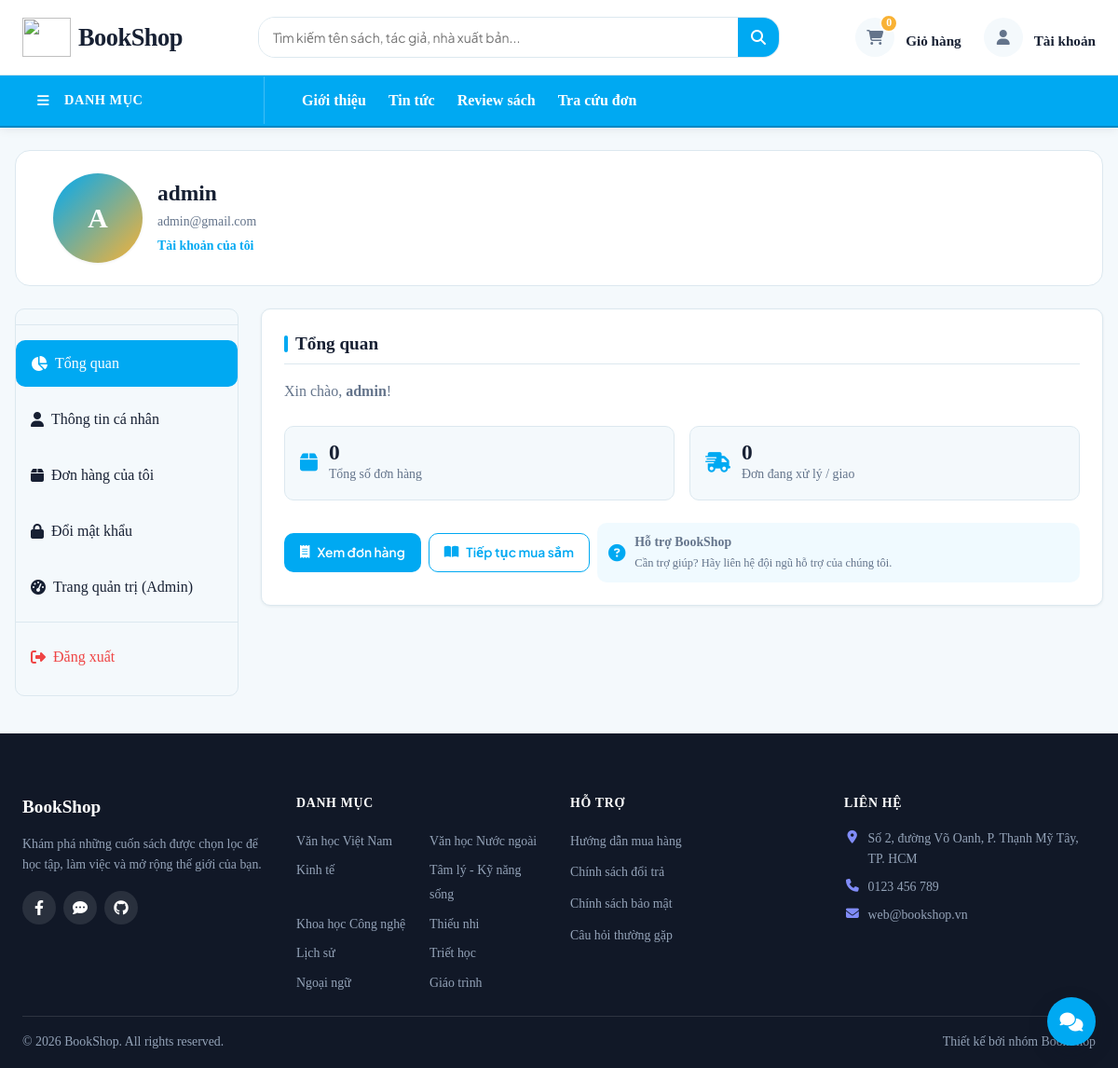
/auth/pages/profile.php (signed in), run on the app's committed database.
### tables this page shows
CREATE TABLE `user` (
  `CustomerID` int NOT NULL AUTO_INCREMENT,
  `RoleID` int DEFAULT NULL,
  `LastName` varchar(50) NOT NULL,
  `FirstName` varchar(50) NOT NULL,
  `Email` varchar(100) NOT NULL,
  `Password` varchar(255) NOT NULL,
  `Phone` varchar(20) DEFAULT NULL,
  `Address` text,
  `CreatedDate` datetime DEFAULT CURRENT_TIMESTAMP,
  `username` varchar(100) DEFAULT NULL,
  `ResetToken` varchar(10) DEFAULT NULL,
  `ResetTokenExpires` datetime DEFAULT NULL,
  PRIMARY KEY (`CustomerID`),
  UNIQUE KEY `Email` (`Email`),
  KEY `fk_user_role` (`RoleID`),
  CONSTRAINT `fk_user_role` FOREIGN KEY (`RoleID`) REFERENCES `role` (`RoleID`) ON DELETE SET NULL
);

CREATE TABLE `category` (
  `CategoryID` int NOT NULL AUTO_INCREMENT,
  `CategoryName` varchar(100) NOT NULL,
  `Description` text,
  PRIMARY KEY (`CategoryID`)
);

### auth/controller/profilecontroller.php (called while the page is built, shortened)
<?php
require_once __DIR__ . '/../models/Customer.php';
class ProfileController
{
    private $customerModel;
    public function __construct()
    {
        $this->customerModel = new Customer();
    }
    public function getUserProfile(int $userId): ?array
    {
        return $this->customerModel->getUserProfile($userId);
    }
}

### auth/models/Customer.php (called while the page is built, shortened)
<?php
class Customer
{
    private $conn;
    private $table = 'user';
    public function __construct()
    {
        $this->conn = $GLOBALS['conn'];
    }
    private function getRoleName(int $roleId): string
    {
        $roles = [
            1 => 'admin',
            2 => 'customer'
        ];
        return $roles[$roleId] ?? 'customer';
    }
    private function mapRowToUser(array $row): array
    {
        $fullName = trim(($row['LastName'] ?? '') . ' ' . ($row['FirstName'] ?? ''));
        return [
            'id' => (int) $row['CustomerID'],
            'username' => $row['username'] ?? $row['Email'] ?? '',
            'email' => $row['Email'],
            'password' => $row['Password'] ?? '',
            'full_name' => $fullName,
            'phone' => $row['Phone'] ?? '',
            'address' => $row['Address'] ?? '',
            'role' => $this->getRoleName((int) ($row['RoleID'] ?? 2)),
            'role_id' => (int) ($row['RoleID'] ?? 2),
            'created_at' => $row['CreatedDate'] ?? null
        ];
    }
    public function findById(int $id): ?array
    {
        $sql = "SELECT CustomerID, RoleID, LastName, FirstName, Email, username, Phone, Address, CreatedDate
                FROM {$this->table}
                WHERE CustomerID = ?
                LIMIT 1";
        $stmt = $this->conn->prepare($sql);
        $stmt->bind_param('i', $id);
        $stmt->execute();
        $result = $stmt->get_result();
        if ($result->num_rows > 0) {
            return $this->mapRowToUser($result->fetch_assoc());
        }
        return null;
    }
    public function getUserProfile(int $id): ?array
    {
        return $this->findById($id);
    }
}

### config/db.php (called while the page is built, shortened)
<?php
$host = env('DB_HOST');
$username = env('DB_USER');
$password = env('DB_PASS');
$dbname = env('DB_NAME');
$conn = new mysqli($host, $username, $password, $dbname);
$conn->set_charset("utf8mb4");
if (!function_exists('url')) {
    function url($path = '')
    {
        return '/BookShop/' . ltrim($path, '/');
    }
}
if (!defined('AUTH_SESSION_RESTORED')) {
    require_once __DIR__ . '/../auth/models/Customer.php';
}
?>

### auth/pages/profile.php (the view, shortened to what this page needs)
<?php
require_once '../../config/db.php';
require_once '../../auth/controller/profilecontroller.php';
$sessionUser = $_SESSION['user'] ?? $_SESSION['admin'] ?? null;
$userId = $sessionUser['id'];
$profileController = new ProfileController();
$userData = $profileController->getUserProfile($userId);
$overviewStats = ['total_orders' => 0, 'active_orders' => 0];
$overviewStmt = $conn->prepare("SELECT COUNT(*) AS total_orders, SUM(CASE WHEN OrderStatus IN ('Pending', 'Processing', 'Shipped') THEN 1 ELSE 0 END) AS active_orders FROM `order` WHERE CustomerID = ?");
if ($overviewStmt) {
    $overviewStmt->bind_param('i', $userId);
    $overviewStmt->execute();
    $overviewStats = array_merge($overviewStats, $overviewStmt->get_result()->fetch_assoc() ?: []);
}
include '../../includes/header.php';
?>
<main class="profile-page">
    <div class="profile-page-container">
        <header class="profile-header">
            <div class="profile-avatar-container">
                <div class="profile-avatar-large">
                    <?php echo strtoupper(substr($userData['full_name'] ?? 'U', 0, 1)); ?>
                </div>
            </div>
            <div class="profile-user-info">
                <h1><?php echo htmlspecialchars($userData['full_name'] ?? 'User'); ?></h1>
                <p><?php echo htmlspecialchars($userData['email'] ?? ''); ?></p>
                <span class="profile-user-subtitle">Tài khoản của tôi</span>
            </div>
        </header>
        <div class="profile-layout">
            <aside class="card profile-sidebar">
                <ul class="profile-nav-menu">
                    <li class="profile-nav-item active" data-profile-tab="overview">
                        <a href="#profile-overview"><i class="fa-solid fa-chart-pie" aria-hidden="true"></i> Tổng quan</a>
                    </li>
                    <li class="profile-nav-item" data-profile-tab="personal">
                        <a href="#profile-personal">
                            <i class="fa-solid fa-user" aria-hidden="true"></i>
                            Thông tin cá nhân
                        </a>
                    </li>
                    <li class="profile-nav-item">
                        <a href="/BookShop/cart/history.php">
                            <i class="fa-solid fa-box" aria-hidden="true"></i>
                            Đơn hàng của tôi
                        </a>
                    </li>
                    <li class="profile-nav-item" data-profile-tab="password">
                        <a href="#profile-password"><i class="fa-solid fa-lock" aria-hidden="true"></i> Đổi mật khẩu</a>
                    </li>
                    <?php if (strtolower($sessionUser['role'] ?? '') === 'admin'): ?>
                    <li class="profile-nav-item">
                        <a href="/BookShop/admin/index.php">
                            <i class="fa-solid fa-gauge-high" aria-hidden="true"></i>
                            Trang quản trị (Admin)
                        </a>
                    </li>
                    <?php endif; ?>
                    <li class="profile-nav-item logout">
                        <a href="#"
                            onclick="event.preventDefault(); document.getElementById('logout-form-profile').submit();">
                            <i class="fa-solid fa-right-from-bracket" aria-hidden="true"></i>
                            Đăng xuất
                        </a>
                    </li>
                </ul>
            </aside>
            <div class="profile-content-area">
                <section class="card profile-card profile-overview" id="profile-overview" data-profile-section="overview">
                    <h2 class="profile-card-title">Tổng quan</h2>
                    <p class="profile-overview-greeting">Xin chào, <strong><?php echo htmlspecialchars($userData['full_name'] ?? 'bạn'); ?></strong>!</p>
                    <div class="profile-overview-grid">
                        <div class="profile-summary-card"><i class="fa-solid fa-box" aria-hidden="true"></i><strong><?php echo (int) ($overviewStats['total_orders'] ?? 0); ?></strong><span>Tổng số đơn hàng</span></div>
                        <div class="profile-summary-card"><i class="fa-solid fa-truck-fast" aria-hidden="true"></i><strong><?php echo (int) ($overviewStats['active_orders'] ?? 0); ?></strong><span>Đơn đang xử lý / giao</span></div>
                    </div>
                    <div class="profile-quick-actions">
                        <a class="btn btn--primary" href="/BookShop/cart/history.php"><i class="fa-solid fa-receipt" aria-hidden="true"></i> Xem đơn hàng</a>
                        <a class="btn btn--outline" href="/BookShop/trangchu/index.php"><i class="fa-solid fa-book-open" aria-hidden="true"></i> Tiếp tục mua sắm</a>
                        <div class="profile-support-note"><i class="fa-solid fa-circle-question" aria-hidden="true"></i><span><strong>Hỗ trợ BookShop</strong><small>Cần trợ giúp? Hãy liên hệ đội ngũ hỗ trợ của chúng tôi.</small></span></div>
                    </div>
                </section>
            </div>
        </div>
    </div>
</main>
<?php include '../../includes/footer.php'; ?>

### includes/footer.php (shortened to what this page needs)
<?php
$footer_categories = [];
if (isset($global_categories) && is_array($global_categories)) {
    $footer_categories = $global_categories;
}
?>
<footer class="footer">
    <div class="footer__grid">
        <div>
            <div class="footer__brand">BookShop</div>
            <p class="footer__desc">Khám phá những cuốn sách được chọn lọc để học tập, làm việc và mở rộng thế giới của bạn.
            </p>
            <div class="footer__social">
                <a href="#" class="footer__social-link" aria-label="Facebook chưa cấu hình liên kết">
                    <i class="fa-brands fa-facebook-f" aria-hidden="true"></i>
                </a>
                <a href="#" class="footer__social-link" aria-label="Zalo chưa cấu hình liên kết">
                    <i class="fa-solid fa-comment-dots" aria-hidden="true"></i>
                </a>
                <a href="#" class="footer__social-link" aria-label="GitHub chưa cấu hình liên kết">
                    <i class="fa-brands fa-github" aria-hidden="true"></i>
                </a>
            </div>
        </div>
        <div>
            <div class="footer__title">Danh mục</div>
            <ul class="footer__links footer__category-links">
                <?php foreach ($footer_categories as $category): ?>
                    <li>
                        <a href="<?= url('trangchu/category.php?id=' . (int) $category['CategoryID']) ?>" class="footer__link">
                            <?= htmlspecialchars($category['CategoryName']) ?>
                        </a>
                    </li>
                <?php endforeach; ?>
            </ul>
        </div>
        <div>
            <div class="footer__title">Hỗ trợ</div>
            <ul class="footer__links">
                <li><a href="#" class="footer__link">Hướng dẫn mua hàng</a></li>
                <li><a href="#" class="footer__link">Chính sách đổi trả</a></li>
                <li><a href="#" class="footer__link">Chính sách bảo mật</a></li>
                <li><a href="#" class="footer__link">Câu hỏi thường gặp</a></li>
            </ul>
        </div>
        <div>
            <div class="footer__title">Liên hệ</div>
            <ul class="footer__contact-list">
                <li class="footer__contact-item">
                    <i class="fa-solid fa-location-dot footer__contact-icon" aria-hidden="true"></i>
                    <span>Số 2, đường Võ Oanh, P. Thạnh Mỹ Tây, TP. HCM</span>
                </li>
                <li class="footer__contact-item">
                    <i class="fa-solid fa-phone footer__contact-icon" aria-hidden="true"></i>
                    <a class="footer__contact-link" href="tel:0909123456">0123 456 789</a>
                </li>
                <li class="footer__contact-item">
                    <i class="fa-solid fa-envelope footer__contact-icon" aria-hidden="true"></i>
                    <a class="footer__contact-link" href="mailto:hello@bookshop.vn">web@bookshop.vn</a>
                </li>
            </ul>
        </div>
    </div>
    <div class="footer__bottom">
        <span>© <?= date('Y') ?> BookShop. All rights reserved.</span>
        <span>Thiết kế bởi nhóm BookShop</span>
    </div>
</footer><div class="bookshop-chatbot" data-chatbot><button type="button" class="bookshop-chatbot__toggle" data-chatbot-toggle aria-expanded="false" aria-controls="bookshop-chatbot-panel" aria-label="Mở hỗ trợ BookShop"><i class="fa-solid fa-comments" aria-hidden="true"></i></button></div>

### assets/css/variables.css (style rules this page uses)
:root { --navbar-bg: #ffffff; --navbar-text: #172033; --navbar-muted: #64748b; --navbar-border: #dce8ef; --navbar-icon-bg: #f4f9fc; --navbar-focus: rgb(0, 169, 242); --navbar-hover: rgb(0, 135, 195); --footer-bg: #111827; --footer-text: #cbd5e1; --footer-muted: #94a3b8; --footer-border: rgba(255, 255, 255, 0.12); --footer-link-hover: #818cf8; --color-primary-dark: #172033; --color-primary: rgb(0, 169, 242); --color-primary-hover: rgb(0, 135, 195); --color-secondary: #f9b234; --color-accent: rgb(0, 169, 242); --color-accent-dark: rgb(0, 135, 195); --color-background: #f4f9fc; --color-surface: #ffffff; --color-border: #dce8ef; --color-text: #172033; --color-text-light: #64748b; --color-success: #10b981; --color-error: #ef4444; --color-warning: #f59e0b; --color-info: rgb(0, 169, 242); --font-family-base: 'Plus Jakarta Sans', 'Segoe UI', Roboto, Helvetica, Arial, sans-serif; --font-size-base: 16px; --font-size-xxs: 0.733rem; --font-size-sm: 0.866rem; --font-size-md: 1rem; --font-size-lg: 1.2rem; --font-size-xl: 1.466rem; --font-size-xxl: 1.866rem; --font-size-3xl: 2.4rem; --font-weight-normal: 400; --font-weight-medium: 500; --font-weight-bold: 600; --font-weight-extra-bold: 700; --line-height-base: 1.6; --spacing-xxs: 2px; --spacing-xs: 4px; --spacing-sm: 8px; --spacing-md: 16px; --spacing-lg: 24px; --spacing-xl: 40px; --spacing-xxl: 64px; --border-radius-sm: 6px; --border-radius: 10px; --border-radius-lg: 16px; --border-width: 1px; --box-shadow-sm: 0 1px 3px rgba(44, 62, 80, 0.08); --box-shadow-md: 0 4px 12px rgba(44, 62, 80, 0.12); --box-shadow-lg: 0 8px 24px rgba(44, 62, 80, 0.16); --transition-fast: 0.15s cubic-bezier(0.4, 0, 0.2, 1); --transition-base: 0.3s cubic-bezier(0.4, 0, 0.2, 1); --transition-slow: 0.5s cubic-bezier(0.4, 0, 0.2, 1); }
html, body { margin: 0; padding: 0; color: var(--color-text); background-color: var(--color-background); font-family: var(--font-family-base); font-size: var(--font-size-base); font-weight: var(--font-weight-normal); line-height: var(--line-height-base); }
button, input, select, textarea { font: inherit; }
*, *::before, *::after { box-sizing: border-box; }

### assets/css/components/button.css (style rules this page uses)
.btn { display: inline-flex; align-items: center; justify-content: center; gap: var(--spacing-sm); padding: var(--spacing-sm) var(--spacing-md); font-family: var(--font-family-base); font-size: var(--font-size-sm); font-weight: var(--font-weight-bold); line-height: 1.4; text-decoration: none; white-space: nowrap; border: var(--border-width) solid transparent; border-radius: var(--border-radius); cursor: pointer; transition: background-color var(--transition-fast), color var(--transition-fast), border-color var(--transition-fast), box-shadow var(--transition-fast), transform var(--transition-fast); min-height: 42px; }
.btn--primary { background-color: var(--color-primary); color: var(--color-surface); }
.btn--outline { background-color: transparent; color: var(--color-primary); border-color: var(--color-primary); }

### assets/css/components/card.css (style rules this page uses)
.card { display: flex; flex-direction: column; background-color: var(--color-surface); border: var(--border-width) solid var(--color-border); border-radius: var(--border-radius); box-shadow: var(--box-shadow-sm); overflow: hidden; transition: box-shadow var(--transition-base), transform var(--transition-base); }

### includes/footer.php (style rules this page uses)
.bookshop-chatbot { position:fixed;right:24px;bottom:24px;z-index:1000;font-family:var(--font-family-base) }
.bookshop-chatbot__toggle { width:52px;height:52px;border:0;border-radius:50%;background:var(--color-primary);color:#fff;box-shadow:0 8px 22px rgba(15,23,42,.2);cursor:pointer;font-size:20px }

### data on the page
user: Email "admin@gmail.com"
category: CategoryName "Văn học Việt Nam"
category: CategoryName "Văn học Nước ngoài"
category: CategoryName "Kinh tế"
category: CategoryName "Tâm lý - Kỹ năng sống"
category: CategoryName "Khoa học Công nghệ"
category: CategoryName "Thiếu nhi"
category: CategoryName "Lịch sử"
category: CategoryName "Triết học"
category: CategoryName "Ngoại ngữ"
category: CategoryName "Giáo trình"

### other printed values
array_sum($_SESSION['cart'] ?? []) "0"
substr($userData['full_name'] ?? 'U', 0, 1) "A"
$userData['full_name'] "admin"
$overviewStats['total_orders'] "0"
$overviewStats['active_orders'] "0"
